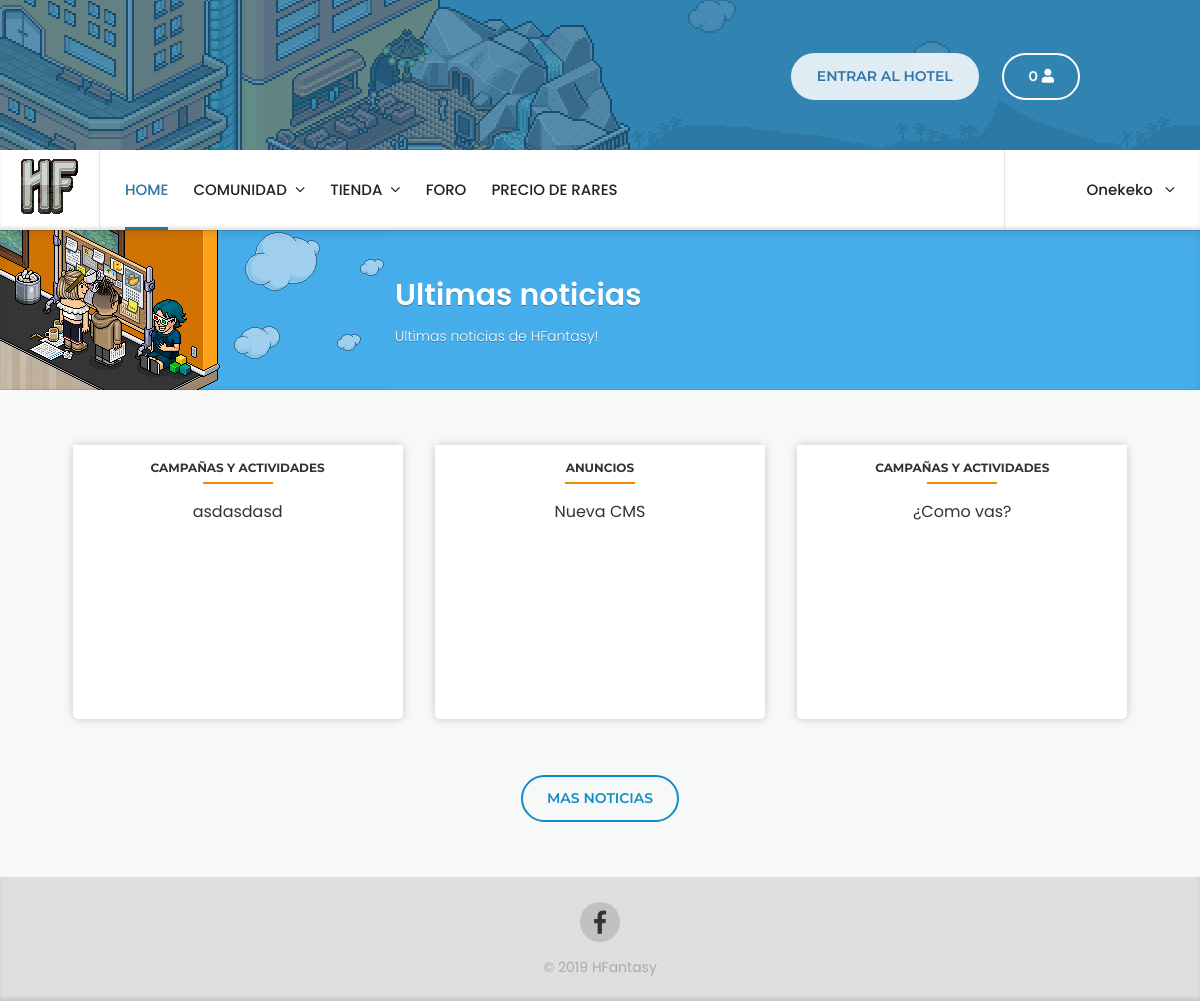
Page /home (signed in) on the committed database.
### tables this page shows
CREATE TABLE `users` (
  `id` int(11) NOT NULL AUTO_INCREMENT,
  `username` varchar(25) NOT NULL,
  `real_name` varchar(25) NOT NULL DEFAULT '',
  `password` varchar(64) NOT NULL,
  `mail` varchar(25) NOT NULL,
  `mail_verified` enum('0','1') NOT NULL DEFAULT '0',
  `account_created` int(11) NOT NULL,
  `account_day_of_birth` int(11) NOT NULL DEFAULT 0,
  `last_login` int(11) NOT NULL DEFAULT 0,
  `last_online` int(11) NOT NULL DEFAULT 0,
  `motto` varchar(127) NOT NULL DEFAULT '',
  `look` varchar(256) NOT NULL DEFAULT 'hr-115-42.hd-195-19.ch-3030-82.lg-275-1408.fa-1201.ca-1804-64',
  `gender` enum('M','F') NOT NULL DEFAULT 'M',
  `rank` int(2) NOT NULL DEFAULT 1,
  `credits` int(11) NOT NULL DEFAULT 2500,
  `pixels` int(11) NOT NULL DEFAULT 500,
  `points` int(11) NOT NULL DEFAULT 10,
  `online` enum('0','1','2') NOT NULL DEFAULT '0',
  `auth_ticket` varchar(256) NOT NULL DEFAULT '',
  `ip_register` varchar(45) NOT NULL,
  `ip_current` varchar(45) NOT NULL COMMENT 'Have your CMS update this IP. If you do not do this IP banning won''t work!',
  `machine_id` varchar(64) NOT NULL DEFAULT '',
  `home_room` int(32) NOT NULL DEFAULT 0,
  `bg` varchar(755) DEFAULT NULL,
  `color` varchar(255) DEFAULT NULL,
  `youtube` varchar(555) DEFAULT NULL,
  PRIMARY KEY (`id`) USING BTREE,
  UNIQUE KEY `username` (`username`) USING BTREE,
  UNIQUE KEY `id` (`id`) USING BTREE,
  UNIQUE KEY `id_2` (`id`) USING BTREE,
  UNIQUE KEY `id_3` (`id`) USING BTREE
);

CREATE TABLE `cms_news` (
  `id` int(10) unsigned NOT NULL AUTO_INCREMENT,
  `title` varchar(999) DEFAULT NULL,
  `textshort` varchar(100) DEFAULT NULL,
  `content` varchar(999) DEFAULT NULL,
  `author` varchar(20) DEFAULT NULL,
  `date` int(11) DEFAULT NULL,
  `image` varchar(999) DEFAULT NULL,
  `hastag` varchar(300) DEFAULT NULL,
  `categoria` enum('Campañas y Actividades','Anuncios') DEFAULT NULL,
  PRIMARY KEY (`id`)
);

### assets/system/config.php (called while the page is built, shortened)
<?php
$rise_settings = [
	"name" => "HFantasy",
	"weblink" => "http://localhost",
	"twitter" => "http://twitter.com",
	"theme" => "horange",
	"swf" => "http://localhost/swfs",
	"slogan" => "¡Haz amig@s, únete a la diversion, pásalo en grande!",
	"motto" => "¡HFantasy lo mejor!",
	"credits" => 50000,
	"diamonds" => 0,
	"duckets" => 10,
	"max_rank" => 9
];
?>

### assets/system/User.php (called while the page is built, shortened)
<?php
class User
{
	private $user;
	private static $auth = false;
	public function __construct( $user = false )
	{
		if ( $user )
			self::$auth = true;
		$this->user = $user;
	}
	public function name()
	{
		return $this->user[ 'username' ];
	}
	public static function is_auth()
	{
		return self::$auth;
	}
}

### assets/system/core.php (called while the page is built, shortened)
<?php
require_once "config.php";
require 'User.php';
$db = mysqli_connect($conexion['server'], $conexion['user'], $conexion['pass'], $conexion['db']);
if ( isset( $_SESSION[ 'loginuser' ] ) )
{
	$search = mysqli_query( $db, "SELECT * FROM users WHERE username='$_SESSION[loginuser]'" );
	if ( mysqli_num_rows( $search ) )
	{
		$find = mysqli_fetch_assoc( $search );
		$myuser = new User( $find );
	}
}
else
	$myuser = new User();

### templates/articles/list.php (the view)
<div id="articles-container" class="articles-container">
<?php
$all = isset( $_GET[ 'all' ] );
if ( $all )
	$sql = "SELECT * FROM cms_news ORDER BY id DESC";
else
	$sql = "SELECT * FROM cms_news ORDER BY id DESC LIMIT 6";
$news = mysqli_query($db, $sql);
while ($newsc = mysqli_fetch_assoc($news)) {
?>
	<div id="article-362" class="article-container">
		<a href="<?php echo $rise_settings['weblink'];?>/news/<?php echo $newsc['id'];?>" class="article-content pixelated" style="background-image: url(<?php echo $newsc['image'];?>);">
			<div class="article-header">
				<div class="article-category"><?php echo $newsc['categoria'];?></div>
				<div class="article-separation" style="background-color: #f28600;"></div>
				<div class="article-title"><?php echo $newsc['title'];?></div>
			</div>
		</a>
	</div>
<?php } ?>
</div>
<?php if ( !$all ) : ?>
<div class="load-more-button">
	<a id="load-more-button" href="?all=2" class="rounded-button blue">Mas Noticias</a>
</div>
<?php endif; ?>

### templates/nav.php (shortened to what this page needs)
<nav class="navigation-container">
        <ul class="navigation-menu flex-container">
            <li class="navigation-item main-link-item">
				<a id="rise-logo-medium"><?php echo $rise_settings['name'];?></a>
			</li>
            <li class="navigation-item  <?php if ($page == "home.php") echo 'selected' ?>" data-category="home"><a href="<?php echo $rise_settings['weblink'];?>/home">Home</a></li>
            <li class="navigation-item has-items <?php if ($page == "photos.php") echo 'selected' ?><?php if ($page == "staff.php") echo 'selected' ?><?php if ($page == "contributors.php") echo 'selected' ?><?php if ($page == "tops.php") echo 'selected' ?>" data-category="community">
                <a href="#">Comunidad</a>
            </li>
            <li class="navigation-item has-items <?php if ($page == "vip.php") echo 'selected' ?><?php if ($page == "currency.php") echo 'selected' ?><?php if ($page == "history.php") echo 'selected' ?>" data-category="shop">
                <a href="#">Tienda</a>
            </li>
			<li class="navigation-item <?php if ($page == "forum.php") echo 'selected' ?><?php if ($page == "categorie.php") echo 'selected' ?><?php if ($page == "post.php") echo 'selected' ?><?php if ($page == "newpost.php") echo 'selected' ?><?php if ($page == "editpost.php") echo 'selected' ?>" data-category="help">
                <a href="<?php echo $rise_settings['weblink'];?>/forum">Foro</a>
            </li>
			<li class="navigation-item <?php if ($page == "values.php") echo 'selected' ?>" data-category="values">
                <a href="<?php echo $rise_settings['weblink'];?>/values">Precio de Rares</a>
            </li>
						<?php if( $myuser::is_auth() ) { ?>
						<li class="navigation-item navigation-right-side-item has-items ">
                <a href="#">
                    <div class="account-avatar"></div>
                    <span><?php echo $myuser->name();?></span>
                </a>
            </li>
        <?php } ?>
					</ul>
    </nav>

### riseweb/css/app.responsive.css (style rules this page uses)
@media (max-width: 1250px) { .navigation-container .navigation-menu .navigation-item.main-link-item { margin-right: 25px; } }
@media (max-width: 1250px) { .navigation-container .navigation-menu .navigation-item.main-link-item>a { width: 100px; } }
@media (max-width: 1250px) { .navigation-container .navigation-menu .navigation-item { margin-right: 25px; } }
@media (max-width: 1250px) { .navigation-container .navigation-menu .navigation-item.navigation-right-side-item>a { padding: 28px 25px 0 8px; } }

### rows in the picture
users: username "Onekeko"
cms_news: categoria "CAMPAÑAS Y ACTIVIDADES", title "asdasdasd"
cms_news: categoria "ANUNCIOS", title "Nueva CMS"
cms_news: categoria "CAMPAÑAS Y ACTIVIDADES", title "¿Como vas?"

### other values in the picture
$número_filas "0"
$rise_settings['name'] "HFantasy"
